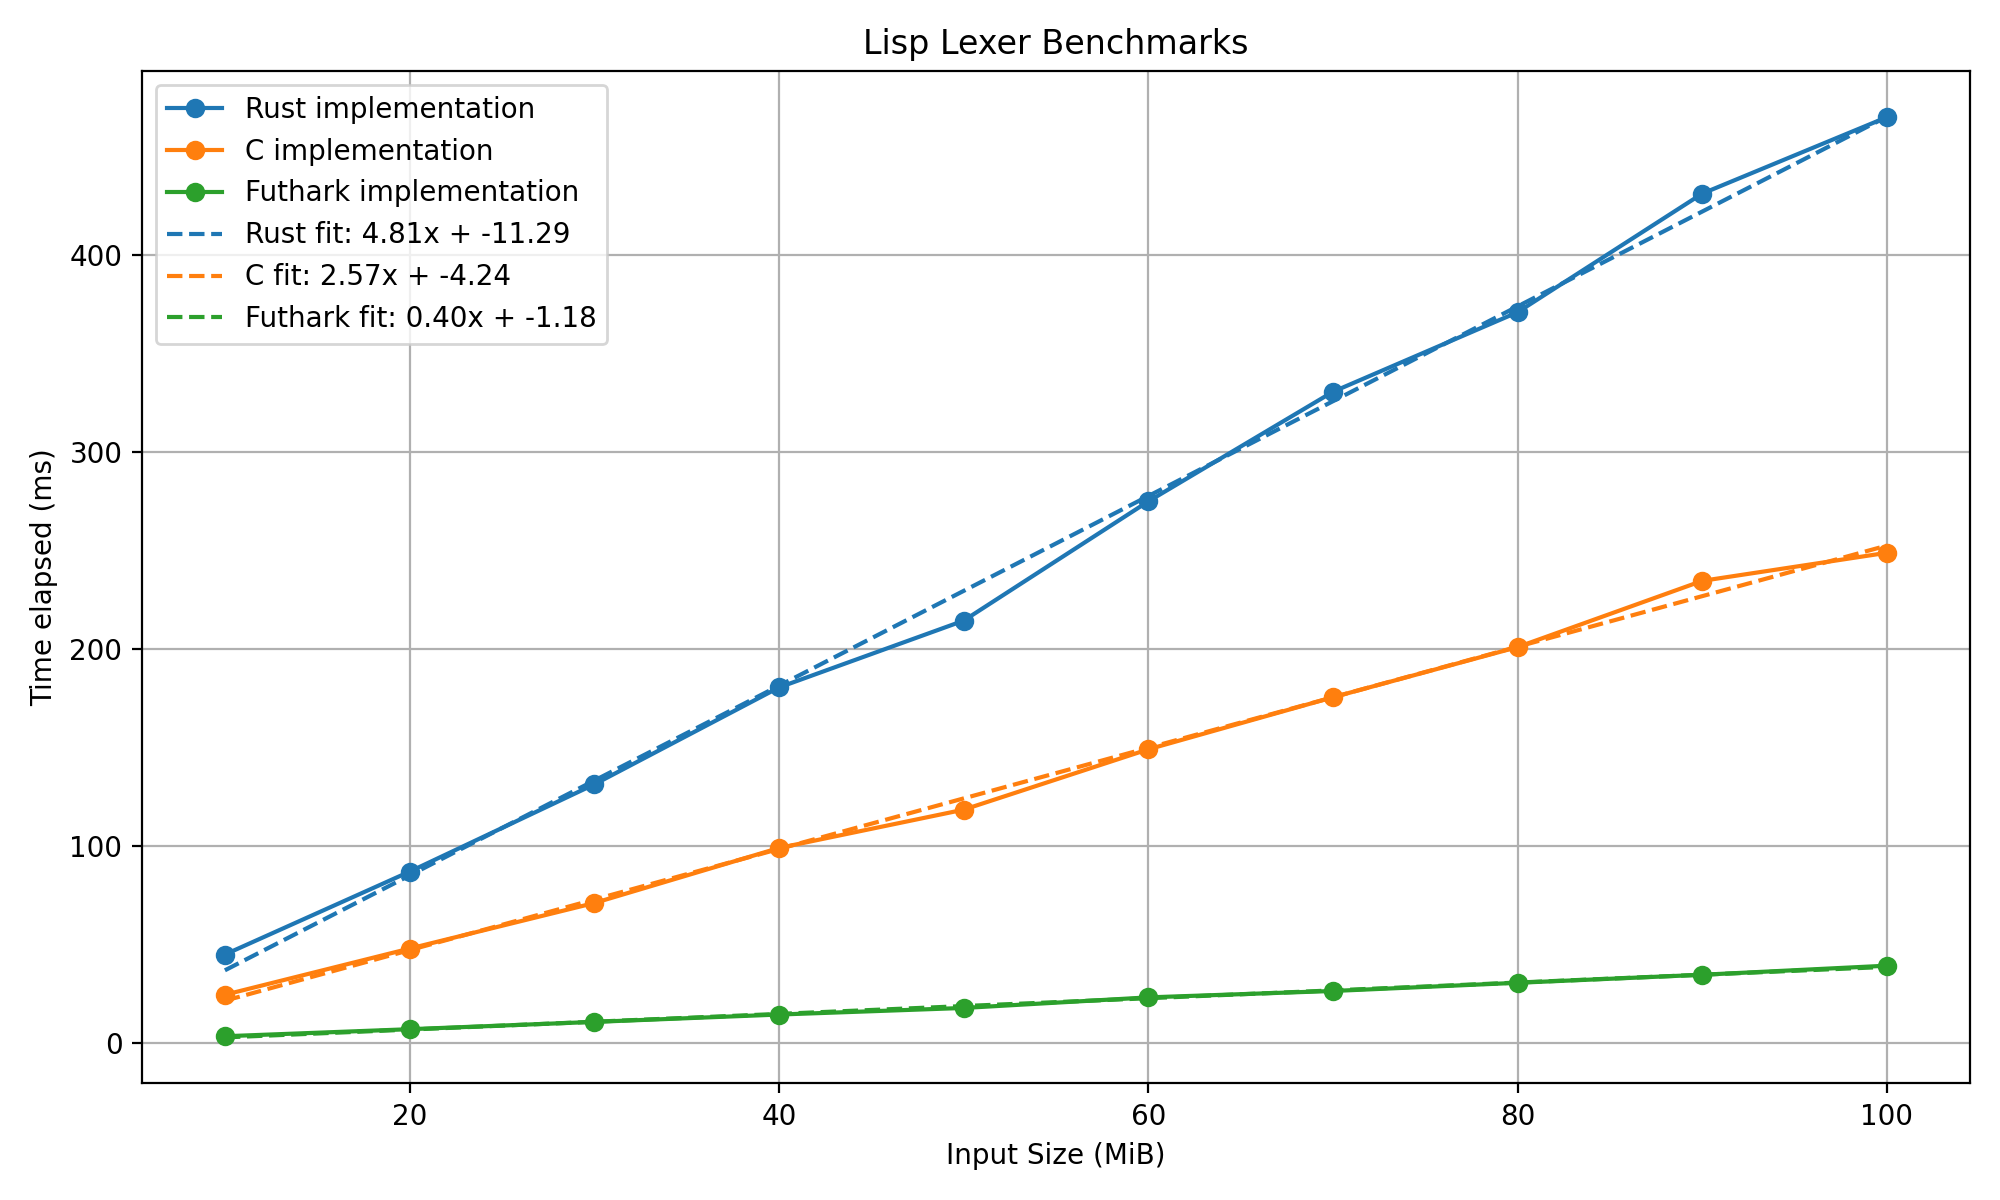

Here is the Python script that generated this plot:
import matplotlib.pyplot as plt
import numpy as np

# Data
input_sizes = np.array([10485760, 20971520, 31457280, 41943040, 52428800, 62914560, 73400320, 83886080, 94371840, 104857600])
rust_times = np.array([44866, 86898, 131183, 180367, 214258, 274776, 330414, 370787, 430997, 469772])
c_times = np.array([24440, 47876, 70986, 98906, 118350, 148982, 175402, 200867, 234474, 248722])
futhark_times = np.array([3388, 6960, 10667, 14400, 17744, 23108, 26358, 30512, 34591, 39199])

# Convert input sizes from bytes to MiB
input_sizes_mib = input_sizes / (1024*1024)

# Convert time elapsed from microseconds to milliseconds
rust_times_ms = rust_times / 1000
c_times_ms = c_times / 1000
futhark_times_ms = futhark_times / 1000

# Linear regression
rust_slope, rust_intercept = np.polyfit(input_sizes_mib, rust_times_ms, 1)
c_slope, c_intercept = np.polyfit(input_sizes_mib, c_times_ms, 1)
futhark_slope, futhark_intercept = np.polyfit(input_sizes_mib, futhark_times_ms, 1)

# Plot
plt.figure(figsize=(10, 6))
rust_line, = plt.plot(input_sizes_mib, rust_times_ms, marker='o', label='Rust implementation')
c_line, = plt.plot(input_sizes_mib, c_times_ms, marker='o', label='C implementation')
futhark_line, = plt.plot(input_sizes_mib, futhark_times_ms, marker='o', label='Futhark implementation')

# Get colors of the original lines
rust_color = rust_line.get_color()
c_color = c_line.get_color()
futhark_color = futhark_line.get_color()

# Linear regression
rust_slope, rust_intercept = np.polyfit(input_sizes_mib, rust_times_ms, 1)
c_slope, c_intercept = np.polyfit(input_sizes_mib, c_times_ms, 1)
futhark_slope, futhark_intercept = np.polyfit(input_sizes_mib, futhark_times_ms, 1)

# Plot linear fits with the same colors
plt.plot(input_sizes_mib, rust_slope * input_sizes_mib + rust_intercept, '--', color=rust_color, label=f'Rust fit: {rust_slope:.2f}x + {rust_intercept:.2f}')
plt.plot(input_sizes_mib, c_slope * input_sizes_mib + c_intercept, '--', color=c_color, label=f'C fit: {c_slope:.2f}x + {c_intercept:.2f}')
plt.plot(input_sizes_mib, futhark_slope * input_sizes_mib + futhark_intercept, '--', color=futhark_color, label=f'Futhark fit: {futhark_slope:.2f}x + {futhark_intercept:.2f}')


plt.xlabel('Input Size (MiB)')
plt.ylabel('Time elapsed (ms)')
plt.title('Lisp Lexer Benchmarks')
plt.legend()
plt.grid(True)
plt.tight_layout()

# Show plot
plt.savefig("plot.png", dpi=200)

